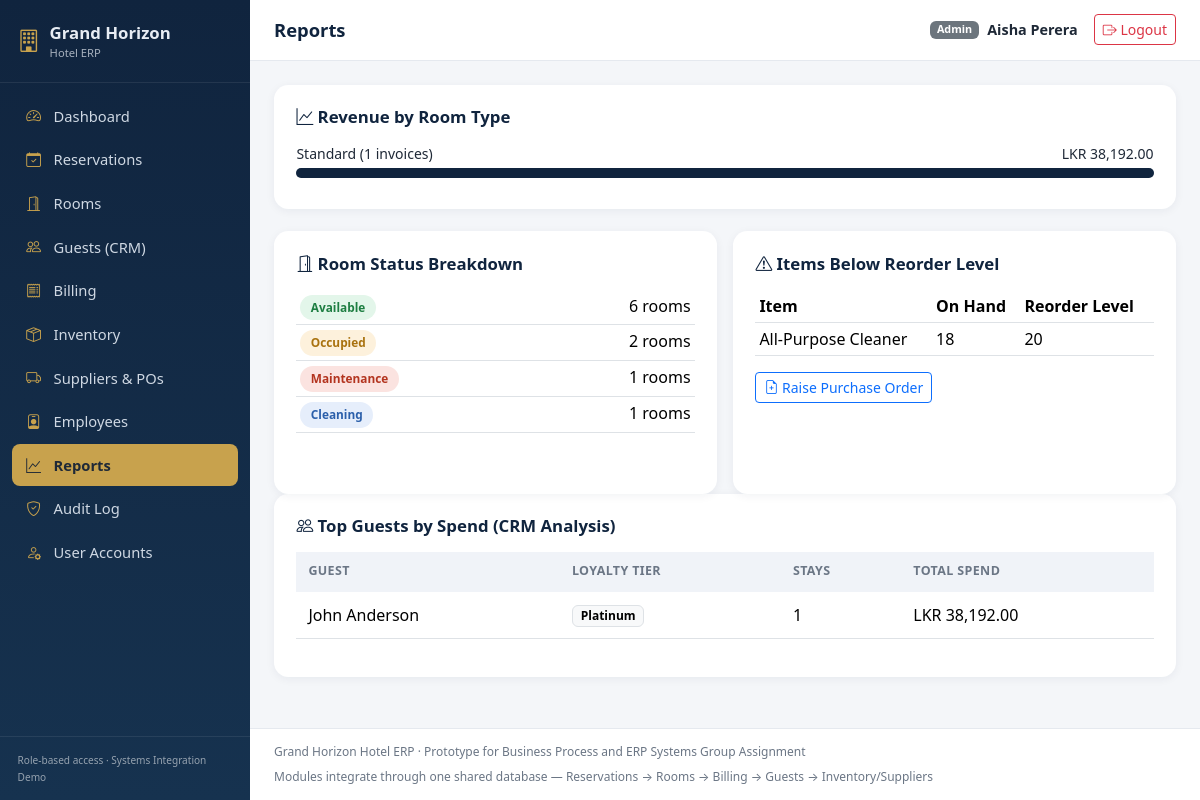
Page /modules/reports/index.php (signed in) on the committed database.
### tables this page shows
CREATE TABLE InventoryItems (
    ItemID          INT AUTO_INCREMENT PRIMARY KEY,
    ItemName        VARCHAR(100) NOT NULL,
    Category        VARCHAR(50) NOT NULL DEFAULT 'General',
    UnitOfMeasure   VARCHAR(20) NOT NULL DEFAULT 'unit',
    QuantityOnHand  INT NOT NULL DEFAULT 0,
    ReorderLevel    INT NOT NULL DEFAULT 10,
    UnitCost        DECIMAL(10,2) NOT NULL DEFAULT 0,
    SupplierID      INT NULL,
    FOREIGN KEY (SupplierID) REFERENCES Suppliers(SupplierID)
);

### includes/functions.php (called while the page is built, shortened)
<?php
function e(?string $value): string
{
    return htmlspecialchars($value ?? '', ENT_QUOTES, 'UTF-8');
}
function formatMoney(?float $amount): string
{
    return 'LKR ' . number_format((float) $amount, 2);
}

### modules/reports/index.php (the view, shortened to what this page needs)
<?php
require_once __DIR__ . '/../../includes/auth.php';
$revenueByType = $pdo->query(
    "SELECT rt.TypeName, COUNT(inv.InvoiceID) AS InvoiceCount, COALESCE(SUM(inv.TotalAmount),0) AS Revenue
     FROM Invoices inv
     JOIN Reservations r ON r.ReservationID = inv.ReservationID
     JOIN Rooms rm ON rm.RoomID = r.RoomID
     JOIN RoomTypes rt ON rt.RoomTypeID = rm.RoomTypeID
     GROUP BY rt.TypeName
     ORDER BY Revenue DESC"
)->fetchAll();
$topGuests = $pdo->query(
    "SELECT g.FullName, g.LoyaltyTier, COUNT(inv.InvoiceID) AS Stays, COALESCE(SUM(inv.TotalAmount),0) AS Spend
     FROM Guests g JOIN Invoices inv ON inv.GuestID = g.GuestID
     GROUP BY g.FullName, g.LoyaltyTier
     ORDER BY Spend DESC"
)->fetchAll();
$roomStatusBreakdown = $pdo->query('SELECT Status, COUNT(*) AS Cnt FROM Rooms GROUP BY Status')->fetchAll();
$lowStock = $pdo->query('SELECT ItemName, QuantityOnHand, ReorderLevel FROM InventoryItems WHERE QuantityOnHand < ReorderLevel ORDER BY (ReorderLevel - QuantityOnHand) DESC')->fetchAll();
$maxRevenue = max(array_column($revenueByType, 'Revenue') ?: [1]);
require __DIR__ . '/../../includes/header.php';
?>
<div class="section-card">
  <h2><i class="bi bi-graph-up"></i> Revenue by Room Type</h2>
  <?php foreach ($revenueByType as $row): $pct = $maxRevenue > 0 ? round($row['Revenue'] / $maxRevenue * 100) : 0; ?>
    <div class="mb-2">
      <div class="d-flex justify-content-between small mb-1">
        <span><?= e($row['TypeName']) ?> (<?= (int) $row['InvoiceCount'] ?> invoices)</span>
        <span><?= formatMoney($row['Revenue']) ?></span>
      </div>
      <div class="progress" style="height:10px;">
        <div class="progress-bar" style="width: <?= $pct ?>%; background:var(--brand-navy);"></div>
      </div>
    </div>
  <?php endforeach; ?>
</div>
<div class="row g-3">
  <div class="col-lg-6">
    <div class="section-card h-100">
      <h2><i class="bi bi-door-open"></i> Room Status Breakdown</h2>
      <table class="table table-sm">
        <?php foreach ($roomStatusBreakdown as $row): ?>
          <tr><td><span class="status-pill status-<?= e($row['Status']) ?>"><?= e($row['Status']) ?></span></td><td class="text-end"><?= (int) $row['Cnt'] ?> rooms</td></tr>
        <?php endforeach; ?>
      </table>
    </div>
  </div>
  <div class="col-lg-6">
    <div class="section-card h-100">
      <h2><i class="bi bi-exclamation-triangle"></i> Items Below Reorder Level</h2>
      <?php if ($lowStock): ?>
      <table class="table table-sm">
        <thead><tr><th>Item</th><th>On Hand</th><th>Reorder Level</th></tr></thead>
        <tbody>
        <?php foreach ($lowStock as $row): ?>
          <tr><td><?= e($row['ItemName']) ?></td><td><?= (int) $row['QuantityOnHand'] ?></td><td><?= (int) $row['ReorderLevel'] ?></td></tr>
        <?php endforeach; ?>
        </tbody>
      </table>
      <a href="../inventory/po-create.php" class="btn btn-sm btn-outline-primary"><i class="bi bi-file-earmark-plus"></i> Raise Purchase Order</a>
      <?php else: ?>
        <p class="text-muted">All items are above their reorder level.</p>
      <?php endif; ?>
    </div>
  </div>
</div>
<div class="section-card">
  <h2><i class="bi bi-people"></i> Top Guests by Spend (CRM Analysis)</h2>
  <div class="table-responsive">
    <table class="table erp-table align-middle">
      <thead><tr><th>Guest</th><th>Loyalty Tier</th><th>Stays</th><th>Total Spend</th></tr></thead>
      <tbody>
        <?php foreach ($topGuests as $row): ?>
          <tr>
            <td><?= e($row['FullName']) ?></td>
            <td><span class="badge text-bg-light border"><?= e($row['LoyaltyTier']) ?></span></td>
            <td><?= (int) $row['Stays'] ?></td>
            <td><?= formatMoney($row['Spend']) ?></td>
          </tr>
        <?php endforeach; ?>
      </tbody>
    </table>
  </div>
</div>
<?php require __DIR__ . '/../../includes/footer.php'; ?>

### assets/css/style.css (style rules this page uses)
:root { --brand-navy: #10243e; --brand-navy-light: #16324f; --brand-gold: #c8a24d; --brand-gold-dark: #a9803a; --bg-app: #f4f6f9; --text-muted: #6b7685; --card-radius: 0.9rem; }
* { box-sizing: border-box; }
body { background: var(--bg-app); font-family: 'Segoe UI', system-ui, -apple-system, sans-serif; color: #1f2937; }
.section-card { background: #fff; border-radius: var(--card-radius); box-shadow: 0 2px 10px rgba(16,36,62,0.06); padding: 1.4rem; margin-bottom: 1.4rem; }
.section-card h2 { font-size: 1.05rem; font-weight: 700; color: var(--brand-navy); margin-bottom: 1rem; }
table.erp-table thead th { background: #f0f3f8; font-size: 0.78rem; text-transform: uppercase; letter-spacing: 0.03em; color: var(--text-muted); border-bottom: none; }
table.erp-table td, table.erp-table th { vertical-align: middle; padding: 0.65rem 0.75rem; }
.status-pill { padding: 0.25rem 0.65rem; border-radius: 999px; font-size: 0.74rem; font-weight: 600; display: inline-block; }
.status-Available, .status-Paid, .status-CheckedOut, .status-Received, .status-Approved { background: #e3f6ea; color: #1e7e42; }
.status-Occupied, .status-Booked, .status-CheckedIn, .status-Pending { background: #fdf1dc; color: #a9720f; }
.status-Maintenance, .status-Cancelled, .status-Unpaid { background: #fbe3e0; color: #b3341f; }
.status-Cleaning, .status-Partial { background: #e6eefb; color: #2b5faa; }

### rows in the picture
inventoryitems: ItemName "All-Purpose Cleaner", QuantityOnHand "18", ReorderLevel "20"

### other values in the picture
$item['label'] "Dashboard"
$item['label'] "Reservations"
$item['label'] "Rooms"
$item['label'] "Guests (CRM)"
$item['label'] "Billing"
$item['label'] "Inventory"
$item['label'] "Suppliers & POs"
$item['label'] "Employees"
$item['label'] "Reports"
$item['label'] "Audit Log"
$item['label'] "User Accounts"
$pageTitle "Reports"
$user['role'] "Admin"
$user['name'] "Aisha Perera"
$row['TypeName'] "Standard"
